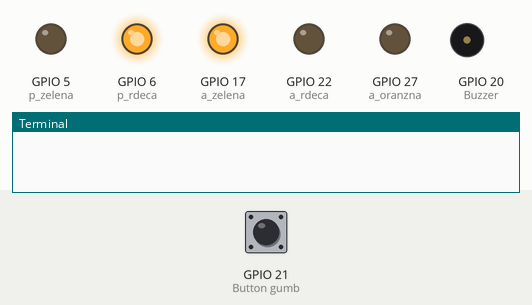
Bench run of a program on a simulated Raspberry Pi (BCM pin numbers). Parts: output pins drawn as LEDs (lit = HIGH), buzzer (waves = sounding, pin HIGH), the last lines printed to the terminal. The test bench sets the inputs (shaded band); at power-on: GPIO 21 (Button gumb) HIGH.

Above: at 1.2 s.
1.3 s: GPIO 21 (Button gumb) pulled LOW for 0.15 s
At 5.1 s:
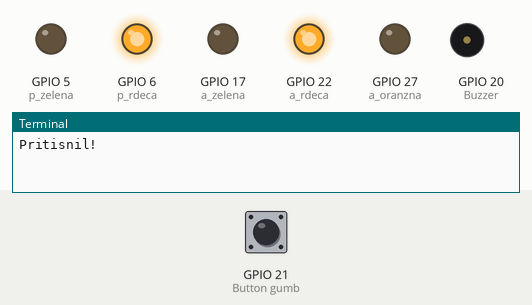
At 6.1 s:
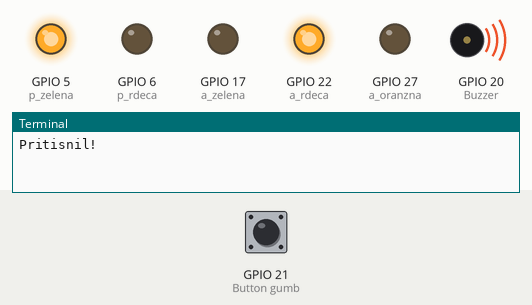
7.4 s: GPIO 21 (Button gumb) pulled LOW for 3.2 s
At 16.1 s:
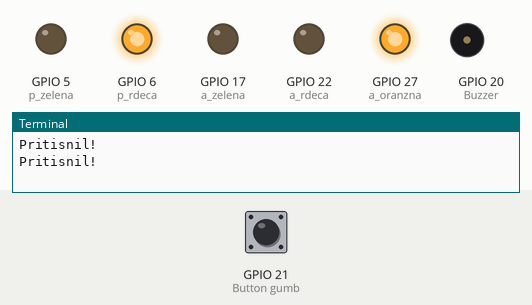
Timing chart, 0 to 17.8 s (numbered marks = the images above; inputs shaded):
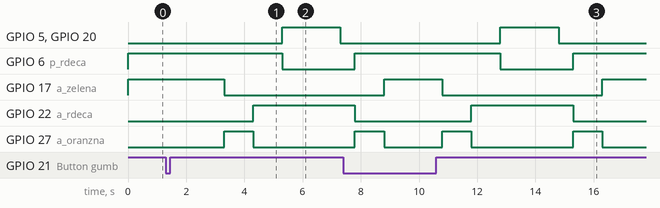

Measured:
- after the input at 1.3 s, GPIO 5 (p_zelena), GPIO 20 (Buzzer): LOW → HIGH after 4.0 s, → LOW 2.0 s later; GPIO 6 (p_rdeca): HIGH → LOW after 4.0 s; GPIO 17 (a_zelena): HIGH → LOW after 2.0 s; GPIO 22 (a_rdeca): LOW → HIGH after 3.0 s; GPIO 27 (a_oranzna): LOW → HIGH after 2.0 s, → LOW 1.0 s later
- after the input at 7.4 s, GPIO 5 (p_zelena), GPIO 20 (Buzzer): LOW → HIGH after 5.4 s, → LOW 2.0 s later

The program:

05_simulacija_semaforja.py
```python
#!/usr/bin/env python
# -*- coding: utf-8 -*-

import gpiozero
import time

#SEMAFOR AVTOMOBILI
#Inicializacija semafor avtomobili
a_zelena = gpiozero.LED(17)
a_oranzna = gpiozero.LED(27)
a_rdeca = gpiozero.LED(22)

#inicializacija semafor pešci
p_zelena = gpiozero.LED(5)
p_rdeca = gpiozero.LED(6)

#Inicializacija piskača
zvok = gpiozero.Buzzer(20)
#Inicializacija gumba
gumb = gpiozero.Button(21)

def prehod():
    time.sleep(2)
    #oranzna za avtomobile
    a_zelena.off()
    a_oranzna.on()
    time.sleep(1)
    #rdeca za avtomobile
    a_oranzna.off()
    a_rdeca.on()
    time.sleep(1)
    #zelena za pesce
    p_rdeca.off()
    p_zelena.on()
    zvok.on()
    time.sleep(2)
    #rdeca za pesce
    zvok.off()
    p_zelena.off()
    time.sleep(0.5)
    p_rdeca.on()
    a_oranzna.on()
    a_rdeca.off()
    time.sleep(1)
    a_zelena.on()
    a_oranzna.off()


a_rdeca.off()
a_oranzna.off()
a_zelena.on()

p_rdeca.on()
p_zelena.off()

while True:
     if gumb.is_pressed:
         print("Pritisnil!")
         prehod()
```
